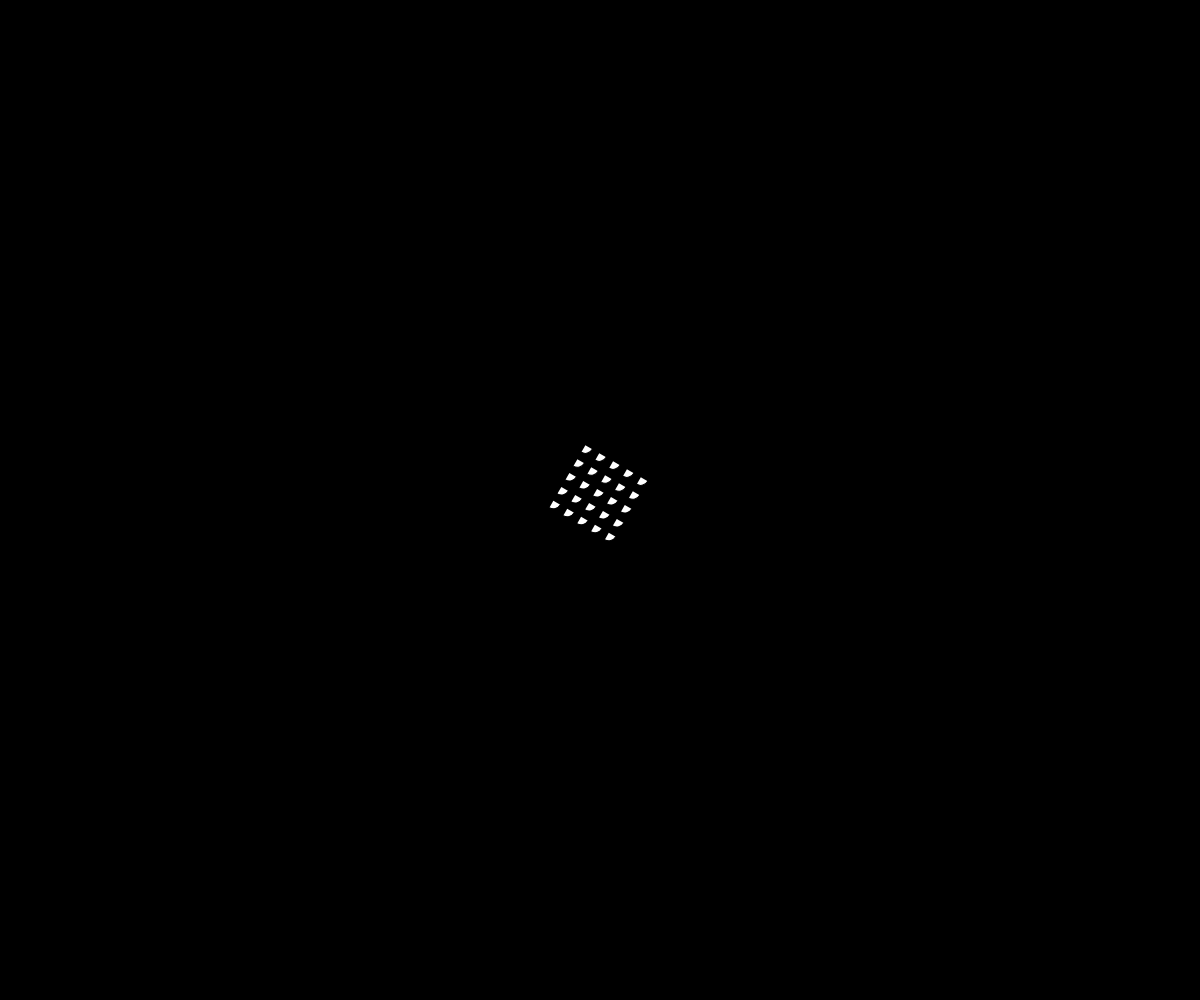
Frame 1 (no input)
Frame 2 (the mouse pressed at the canvas centre, redrawn once): identical to frame 1, image omitted

The p5.js sketch that drew this single still picture (run headless with seeded random() and noise() and a simulated clock; the mouse was pressed at the canvas centre and the sketch redrawn once):

// p5.js sketch
// ── sketch.js
"use strict";
//==========
// p5.js

const d = 16;

function setup(){
	createCanvas(windowWidth, windowHeight);
	noLoop();
}

function draw(){

	background(0);
	angleMode(DEGREES);

	let cX = width / 2;
	let cY = height / 2;
	fill(255);

	let rows = 5;
	let cols = 5;

	push();
	translate(cX, cY);
	rotate(30);
	for(let r=0; r<rows; r++){
		for(let c=0; c<cols; c++){
			let x = -d * cols/2 + c*d;
			let y = -d * rows/2 + r*d;
			arc(x, y, d, d, 0, 90);
		}
	}
	pop();
}
